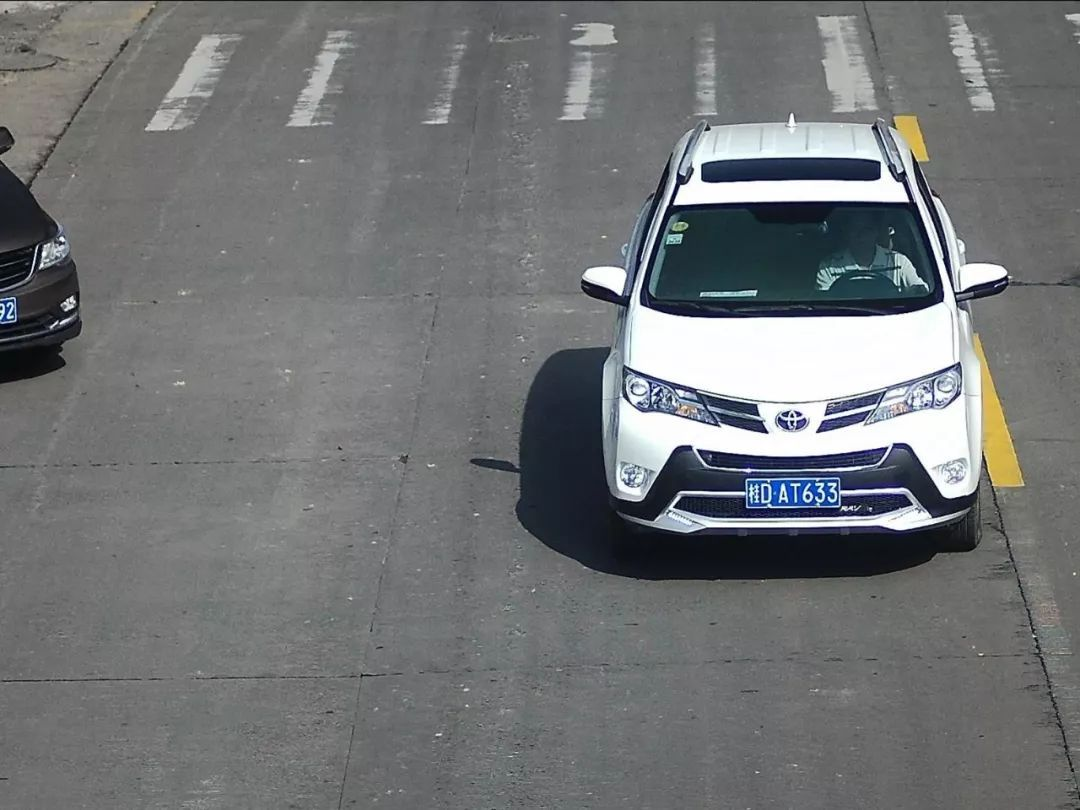
#> input picture opencv/images/car.jpeg, 1080 x 810 px
$ python hsv_extractor.py
#> lines starting #> are read from the running program, lines starting #| are printed output that depends on the picture; after the words box and inside, x2 and y2 are one past the last pixel; in counts of white or black regions, pixels touching at a corner belong together
# -*- coding:utf-8 -*-
import cv2
import numpy as np

"""
功能：读取一张图片，显示出来，转化为HSV色彩空间
     并通过滑块调节HSV阈值，实时显示
"""

# 根据路径读取一张图片，opencv读出来的是BGR模式
image = cv2.imread('./images/car.jpeg')
#> image is the input picture: shape (810, 1080, 3); mean B, G, R 117.5, 116, 113.7
cv2.imshow("BGR", image)  # 显示图片

hsv_low = np.array([0, 0, 0])
hsv_high = np.array([0, 0, 0])

# 下面几个函数，写得有点冗余


def h_low(value):
    hsv_low[0] = value


def h_high(value):
    hsv_high[0] = value


def s_low(value):
    hsv_low[1] = value


def s_high(value):
    hsv_high[1] = value


def v_low(value):
    hsv_low[2] = value


def v_high(value):
    hsv_high[2] = value


cv2.namedWindow('image', cv2.WINDOW_AUTOSIZE)

# H low：
#    0：指向整数变量的可选指针，该变量的值反映滑块的初始位置。
#  255：表示滑块可以达到的最大位置的值为255，最小位置始终为0。
# h_low：指向每次滑块更改位置时要调用的函数的指针，指针指向h_low元组，有默认值0。
# （此函数的原型应为void XXX (int, void *); ，其中第一个参数是轨迹栏位置，第二个参数是用户数据（请参阅下一个参数）。如果回调是NULL指针，则不调用任何回调，而仅更新值。）
cv2.createTrackbar('H low', 'image', 0, 255, h_low)
cv2.createTrackbar('H high', 'image', 255, 255, h_high)
cv2.createTrackbar('S low', 'image', 0, 255, s_low)
cv2.createTrackbar('S high', 'image', 255, 255, s_high)
cv2.createTrackbar('V low', 'image', 0, 255, v_low)
cv2.createTrackbar('V high', 'image', 255, 255, v_high)

while True:
    dst = cv2.cvtColor(image, cv2.COLOR_BGR2HSV)  # BGR转HSV
#> dst: shape (810, 1080, 3); mean H, S, V 66.8, 19.1, 118.8
    dst = cv2.inRange(dst, hsv_low, hsv_high)  # 通过HSV的高低阈值，提取图像部分区域
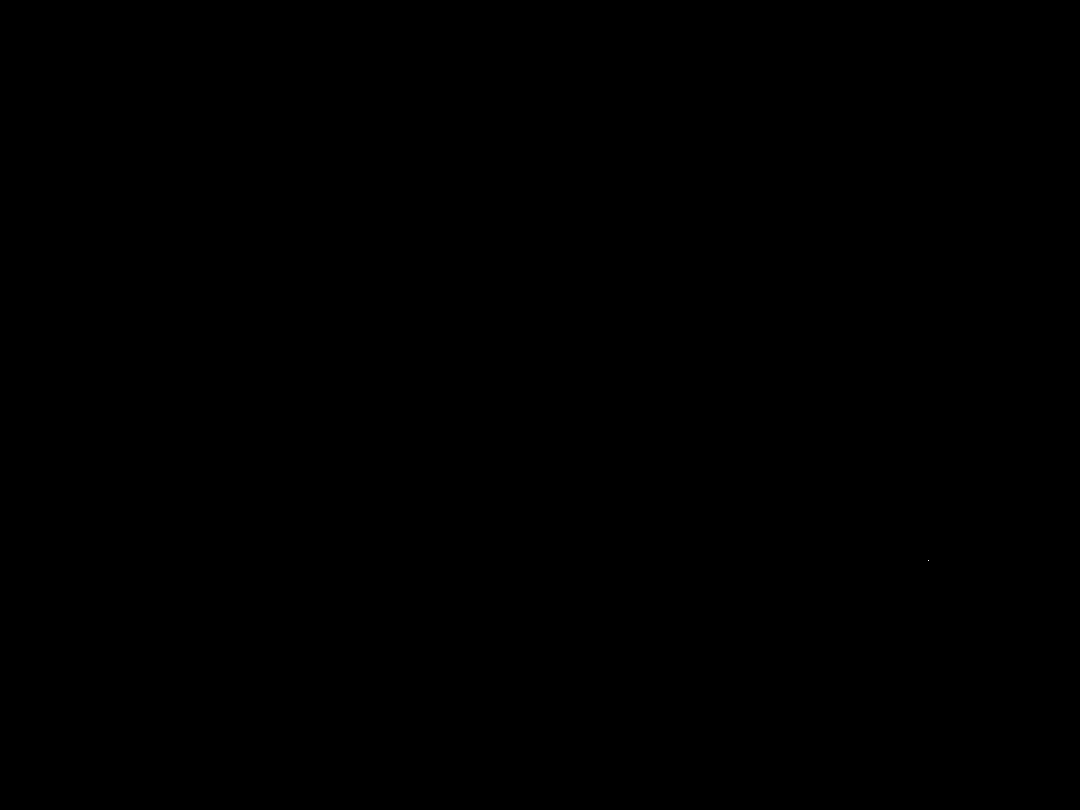
#> dst: shape (810, 1080); 0% white in thin lines or dots, all inside (x1, y1, x2, y2) = (928, 560, 929, 561)
    cv2.imshow('dst', dst)
    if cv2.waitKey(1) & 0xFF == ord('q'):
#> (key q is pressed here)
        print('(', hsv_low[0], ',', hsv_low[1], ',', hsv_low[2], '),',
              '(', hsv_high[0], ',', hsv_high[1], ',', hsv_high[2], ')')
        break
cv2.destroyAllWindows()
